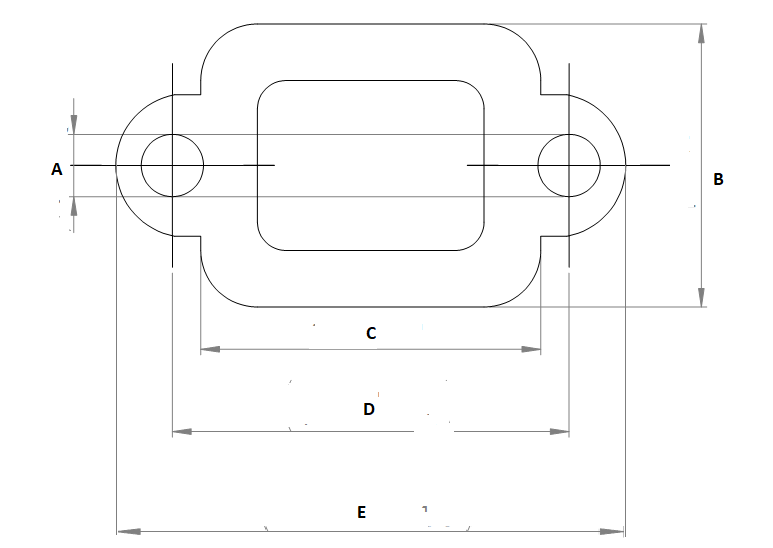
#> input picture Test/Draw.jpg, 773 x 548 px, given in place of Test.Bmp, which was not available
$ jupyter execute --allow-errors visual_inspection.ipynb   (text cells are left out)
#> lines starting #> are read from the running program, lines starting #| are printed output that depends on the picture; after the words box and inside, x2 and y2 are one past the last pixel; in counts of white or black regions, pixels touching at a corner belong together; long printed decimals are rounded; pictures that were not available may be replaced by others from this repository, and a replacement may not be noted
[cell 1]
import cv2
import numpy as np
import matplotlib.pyplot as plt
from scipy.spatial import distance as dist

[cell 2]
test = cv2.imread("Test/Test.Bmp", 0)
#> test: shape (548, 773); min 0, max 255, mean 251.4
draw = cv2.imread("Test/Draw.jpg", 0)

[cell 3]
plt.imshow(test,cmap='gray', vmin=0, vmax=255)
plt.show()

[cell 4]
plt.imshow(draw,cmap='gray', vmin=0, vmax=255)
plt.show()

[cell 5]
test.shape
#> Out = (548, 773)

[cell 6]
def detect_circles(image):
    gray = cv2.GaussianBlur(image, (5, 5), 0)
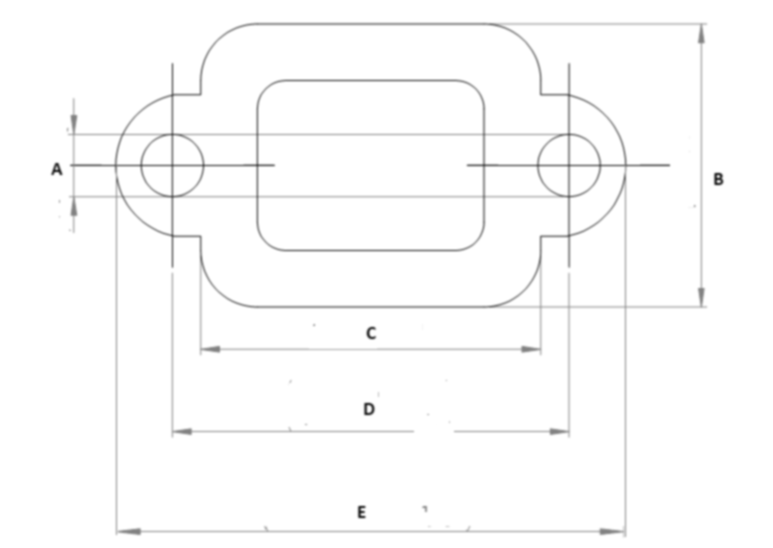
#> gray: shape (548, 773); min 47, max 255, mean 251.4
    detected_circles = cv2.HoughCircles(gray,
                   cv2.HOUGH_GRADIENT, 1, minDist = 1500, param1 = 50,
               param2 = 30, minRadius = 50, maxRadius = 200)
#> detected_circles = [[554.5, 164.5, 72.4]]
    height, width = image.shape[0], image.shape[1]
#> height = 548; width = 773
    result = cv2.cvtColor(image, cv2.COLOR_GRAY2RGB)
    if detected_circles is not None:
        # Convert the circle parameters a, b and r to integers.
        detected_circles = np.uint16(np.around(detected_circles))
#> detected_circles = [[554, 164, 72]]

        for pt in detected_circles[0, :]:
            a, b, r = pt[0], pt[1], pt[2]
            print(f"Circle found! Centre point coordinates: ({a}, {b}) and radius: {r}")
            # Draw the circumference of the circle.
            result = cv2.circle(result, (a, b), r, (0, 255, 0), 15)
#> this loop made 1 pass
#| Circle found! Centre point coordinates: (554, 164) and radius: 72
#> pass 1, in detect_circles, `result = cv2.circle(result, (a, b), r, (0, 255, 0), 15)`:
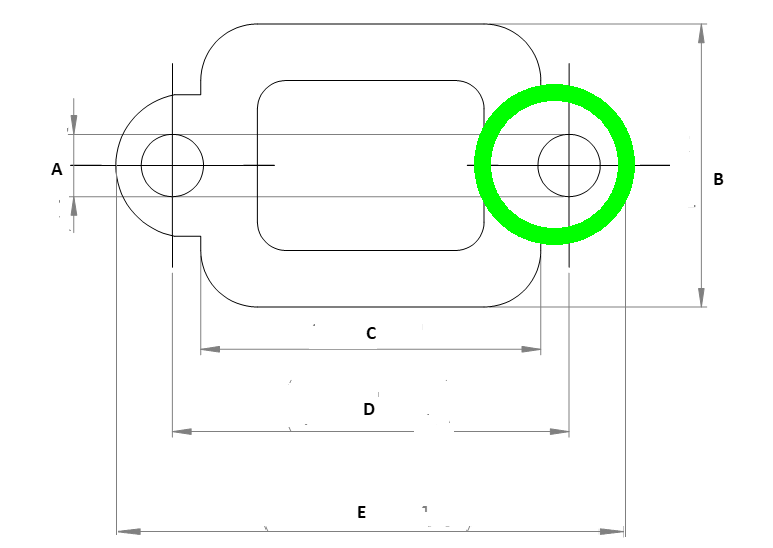
#> result: shape (548, 773, 3); mean B, G, R 247.1, 251.7, 247.1
    return result

[cell 7]
result = detect_circles(test)
plt.imshow(result)
plt.show()

[cell 8]
a = (2526, 1066)
b = (650, 1108)
D =  dist.euclidean(a, b)
radius = (150 + 151)/2
A = 2*radius
C = D - A
print(f'Dimensions are, A:{A}, C:{C}, D:{D}')

[cell 9]
def midpoint(ptA, ptB):
    return ((ptA[0] + ptB[0]) * 0.5, (ptA[1] + ptB[1]) * 0.5)

def getSlopeOfLine(line):
    xDis = line[0][2] - line[0][0]
    if (xDis == 0):
        return None
    return (line[0][3] - line[0][1]) / xDis

def detect_line_segment(img):
    fld = cv2.ximgproc.createFastLineDetector(_length_threshold = 50, _do_merge = True)
    lines_all = fld.detect(img)
#     height, width = img.shape[0], img.shape[1]
    result = cv2.cvtColor(img, cv2.COLOR_GRAY2RGB)
    lines = []
    parallelLines = []
    for l in lines_all:
        [x0, y0, x1, y1] = map(int, list(l.flatten()))
        if dist.euclidean((x0, y0), (x1, y1)) > 100:
            lines.append(l)

    for a in lines:
        for b in lines:
            if a is not b:
                slopeA = getSlopeOfLine(a)
                slopeB = getSlopeOfLine(b)
                if slopeA is not None and slopeB is not None:
                    if 0 <= abs(slopeA - slopeB) <= 0.1:
                        a_points = list(map(int, list(a.flatten())))
                        b_points = list(map(int, list(b.flatten())))
                        a_mid =  midpoint((a_points[0], a_points[1]), (a_points[2], a_points[3]))
                        b_mid =  midpoint((b_points[0], b_points[1]), (b_points[2], b_points[3]))
                        distance = dist.euclidean(a_mid, b_mid)
                        if distance > 1000 and distance < 1500:
                            parallelLines.append([a, b])

    for pair in parallelLines:
        for l in pair:
            [x0, y0, x1, y1] = map(int, list(l.flatten()))
            cv2.line(result, (x0, y0), (x1,y1), 255, 40, cv2.LINE_AA)
    return result, parallelLines

#> (a cell that did not finish here is left out)

#> (a cell that did not finish here is left out)

#> (a cell that did not finish here is left out)

#> (a cell that did not finish here is left out)

[cell 14]
plt.imshow(result)
plt.show()

#> (a cell that did not finish here is left out)

[cell 16]
def find_extremes(img):
    blur = cv2.GaussianBlur(img, (3,3), 0)
    thresh = cv2.threshold(blur, 220, 255, cv2.THRESH_BINARY_INV)[1]
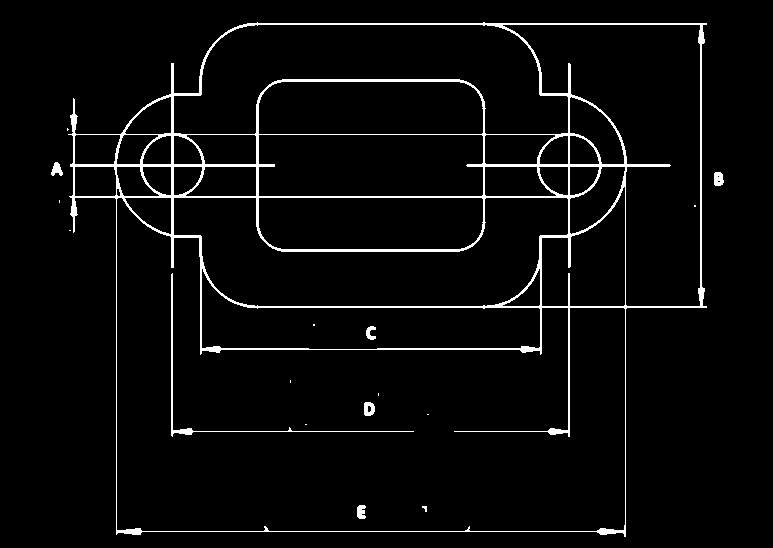
#> thresh: shape (548, 773); 3.8% white; 17 white regions (10 under 20 px), largest, box (x1, y1, x2, y2) and area: (68, 22, 707, 537) 15039, (171, 273, 414, 437) 654, (364, 402, 375, 416) 120

    x, y, w, h = cv2.boundingRect(thresh)           #  Replaced code
#> x = 51; y = 22; w = 673; h = 515
                                                    #
    left = (x, np.argmax(thresh[:, x]))             #
#> left = (51, 172)
    right = (x+w-1, np.argmax(thresh[:, x+w-1]))    #
#> right = (723, 180)
    result = cv2.cvtColor(img, cv2.COLOR_GRAY2RGB)
    cv2.circle(result, left, 30, (255, 0, 0), -1)
    cv2.circle(result, right, 30, (255, 0, 0), -1)
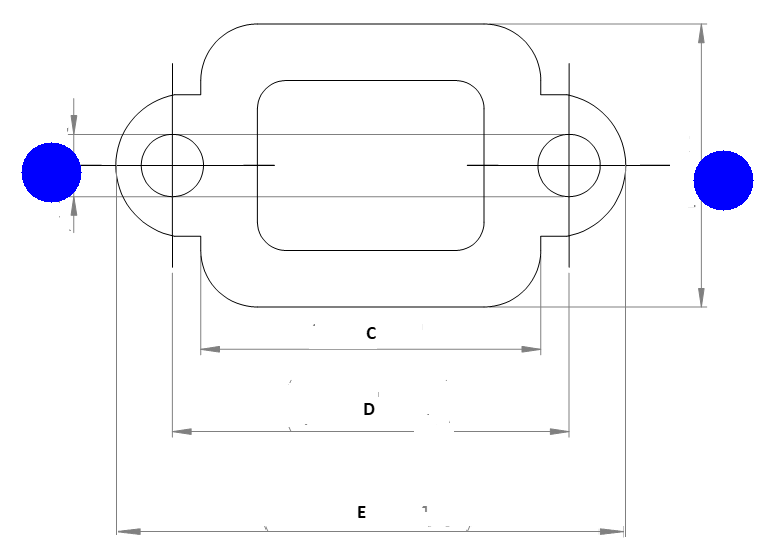
#> result: shape (548, 773, 3); mean B, G, R 251.5, 248.1, 248.1
    return result, left, right

[cell 17]
result, left, right = find_extremes(test)
#> left = (51, 172); right = (723, 180)
plt.imshow(result)
plt.show()

[cell 18]
d = dist.euclidean(left, right)
#> d = 672
print(f"distance between two extremes: {d}")
#| distance between two extremes: 672.048
